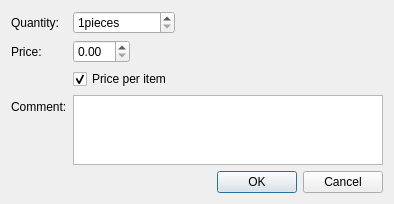
<?xml version="1.0" encoding="UTF-8"?>
<ui version="4.0">
 <class>AddStockDialog</class>
 <widget class="QDialog" name="AddStockDialog">
  <property name="windowModality">
   <enum>Qt::NonModal</enum>
  </property>
  <property name="geometry">
   <rect>
    <x>0</x>
    <y>0</y>
    <width>394</width>
    <height>198</height>
   </rect>
  </property>
  <property name="windowTitle">
   <string>Add part(s)</string>
  </property>
  <property name="modal">
   <bool>true</bool>
  </property>
  <layout class="QVBoxLayout" name="verticalLayout">
   <item>
    <layout class="QFormLayout" name="formLayout">
     <property name="fieldGrowthPolicy">
      <enum>QFormLayout::ExpandingFieldsGrow</enum>
     </property>
     <item row="0" column="0">
      <widget class="QLabel" name="label">
       <property name="text">
        <string>Quantity:</string>
       </property>
      </widget>
     </item>
     <item row="0" column="1">
      <widget class="QSpinBox" name="quantitySpinBox">
       <property name="buttonSymbols">
        <enum>QAbstractSpinBox::UpDownArrows</enum>
       </property>
       <property name="suffix">
        <string notr="true">pieces</string>
       </property>
       <property name="prefix">
        <string notr="true"/>
       </property>
       <property name="minimum">
        <number>1</number>
       </property>
       <property name="maximum">
        <number>999999</number>
       </property>
      </widget>
     </item>
     <item row="1" column="0">
      <widget class="QLabel" name="label_2">
       <property name="text">
        <string>Price:</string>
       </property>
      </widget>
     </item>
     <item row="1" column="1">
      <widget class="QDoubleSpinBox" name="priceSpinBox"/>
     </item>
     <item row="2" column="1">
      <widget class="QCheckBox" name="priceKindCheckBox">
       <property name="text">
        <string>Price per item</string>
       </property>
       <property name="checked">
        <bool>true</bool>
       </property>
      </widget>
     </item>
     <item row="3" column="0">
      <widget class="QLabel" name="label_3">
       <property name="text">
        <string>Comment:</string>
       </property>
      </widget>
     </item>
     <item row="3" column="1">
      <widget class="QPlainTextEdit" name="commentTextEdit"/>
     </item>
    </layout>
   </item>
   <item>
    <spacer name="verticalSpacer">
     <property name="orientation">
      <enum>Qt::Vertical</enum>
     </property>
     <property name="sizeHint" stdset="0">
      <size>
       <width>20</width>
       <height>1</height>
      </size>
     </property>
    </spacer>
   </item>
   <item>
    <widget class="QDialogButtonBox" name="buttonBox">
     <property name="orientation">
      <enum>Qt::Horizontal</enum>
     </property>
     <property name="standardButtons">
      <set>QDialogButtonBox::Cancel|QDialogButtonBox::Ok</set>
     </property>
    </widget>
   </item>
  </layout>
 </widget>
 <resources/>
 <connections>
  <connection>
   <sender>buttonBox</sender>
   <signal>accepted()</signal>
   <receiver>AddStockDialog</receiver>
   <slot>accept()</slot>
   <hints>
    <hint type="sourcelabel">
     <x>248</x>
     <y>254</y>
    </hint>
    <hint type="destinationlabel">
     <x>157</x>
     <y>274</y>
    </hint>
   </hints>
  </connection>
  <connection>
   <sender>buttonBox</sender>
   <signal>rejected()</signal>
   <receiver>AddStockDialog</receiver>
   <slot>reject()</slot>
   <hints>
    <hint type="sourcelabel">
     <x>316</x>
     <y>260</y>
    </hint>
    <hint type="destinationlabel">
     <x>286</x>
     <y>274</y>
    </hint>
   </hints>
  </connection>
 </connections>
</ui>
